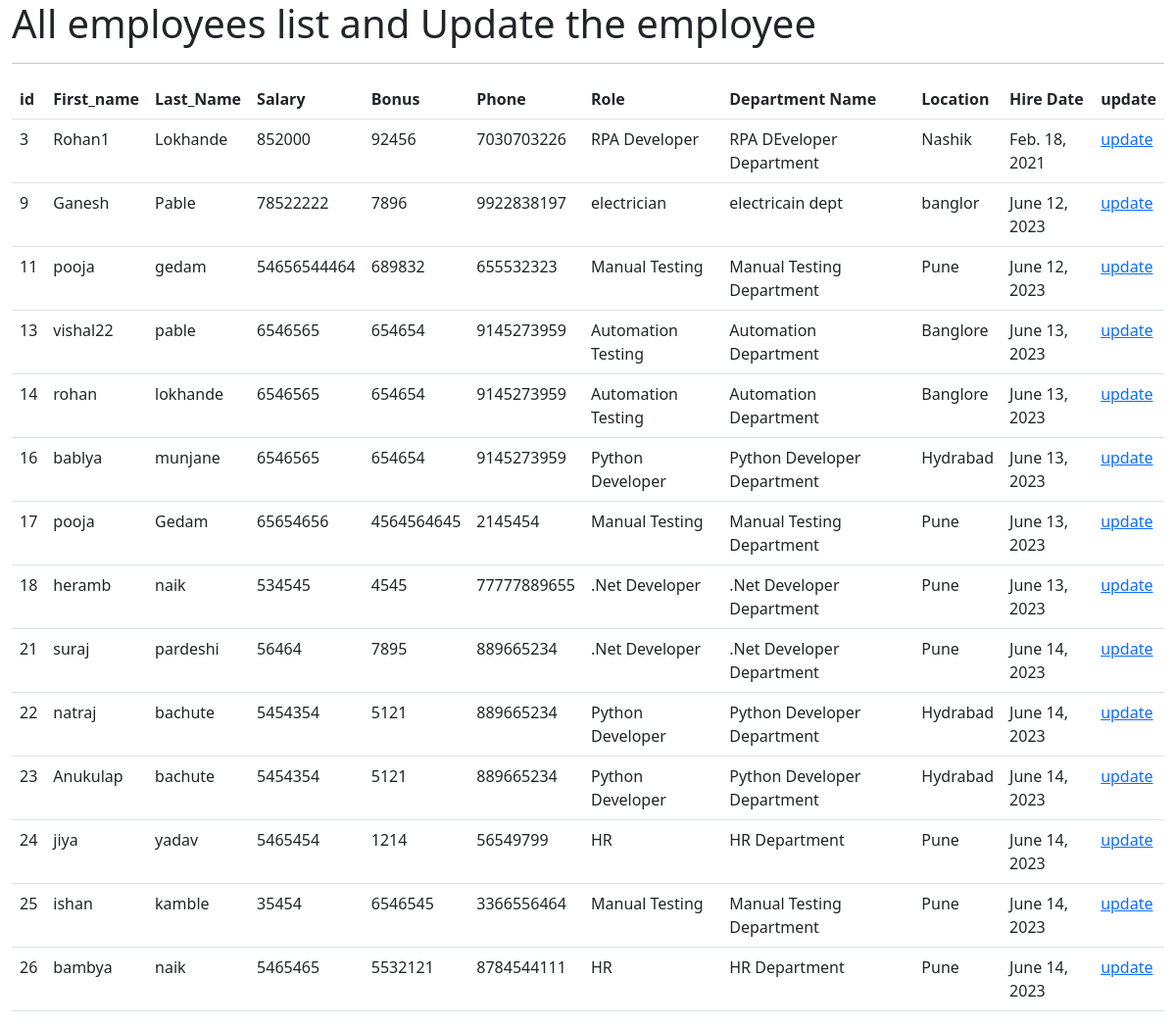
The app's page /all_emp with its own data.
### employee/models.py (models this page shows, shortened)
class Emplyoee(models.Model):
    first_name = models.CharField(max_length=100, null=False)
    last_name = models.CharField(max_length=100)
    dept = models.ForeignKey(Department, on_delete=models.CASCADE,related_name="emp_dept")
    salary = models.IntegerField(default=0)
    bonus = models.IntegerField(default=0)
    role = models.ForeignKey(Role, on_delete=models.CASCADE,related_name="emp_role")
    phone = models.IntegerField(default=0)
    hire_date = models.DateField(default=None, null=True, blank=True)

class Role(models.Model):
    name = models.CharField(max_length=50)

class Department(models.Model):
    name = models.CharField(max_length=100, null=False)
    location = models.CharField(max_length=100)

### employee/views.py (the view)
# urls.py: path('all_emp',views.all_emp , name = 'all_emp'),
def all_emp(request):
    queryset = Emplyoee.objects.all()
    context = {"emps":queryset}
    return render(request, "all_emp.html", context)

### employee/templates/all_emp.html (shortened to what this page needs)
<!doctype html>
<html lang="en">
  <head>
    <link href="https://cdn.jsdelivr.net/npm/bootstrap@5.3.0/dist/css/bootstrap.min.css" rel="stylesheet">
  </head>
  <body>
    <div class="container-fluid">
        <h1>All employees list and Update the employee</h1>
        <hr>
        <table class="table">
            <thead>
              <tr>
                <th scope="col">id</th>
                <th scope="col">First_name</th>
                <th scope="col">Last_Name</th>
                <th scope="col">Salary</th>
                <th scope="col">Bonus</th>
                <th scope="col">Phone</th>
                <th scope="col">Role</th>
                <th scope="col">Department Name</th>
                <th scope="col">Location</th>
                <th scope="col">Hire Date</th>
                <th scope="col">update</th>
              </tr>
            </thead>
            {%for emp in emps%}
            <tbody>
              <tr>
                <td>{{emp.id}}</td>
                <td>{{emp.first_name}}</td>
                <td>{{emp.last_name}}</td>
                <td>{{emp.salary}}</td>
                <td>{{emp.bonus}}</td>
                <td>{{emp.phone}}</td>
                <td>{{emp.role.name}}</td>
                <td>{{emp.dept.name}}</td>
                <td>{{emp.dept.location}}</td>
                <td>{{emp.hire_date}}</td>
                <td>
                    <p>{{ object.name }} <a href="{% url 'update_emp' emp.id %}">update</a></p>
                </td>
              </tr>
            </tbody>
            {% endfor %}
          </table>
    </div>
  </body>
</html>

### records on screen
Emplyoee: id "3", first_name "Rohan1", last_name "Lokhande", salary "852000", bonus "92456", phone "7030703226", role.name "RPA Developer", dept.name "RPA DEveloper Department", dept.location "Nashik", hire_date "Feb. 18, 2021"
Emplyoee: id "9", first_name "Ganesh", last_name "Pable", salary "78522222", bonus "7896", phone "9922838197", role.name "electrician", dept.name "electricain dept", dept.location "banglor", hire_date "June 12, 2023"
Emplyoee: id "11", first_name "pooja", last_name "gedam", salary "54656544464", bonus "689832", phone "655532323", role.name "Manual Testing", dept.name "Manual Testing Department", dept.location "Pune", hire_date "June 12, 2023"
Emplyoee: id "13", first_name "vishal22", last_name "pable", salary "6546565", bonus "654654", phone "9145273959", role.name "Automation Testing", dept.name "Automation Department", dept.location "Banglore", hire_date "June 13, 2023"
Emplyoee: id "14", first_name "rohan", last_name "lokhande", salary "6546565", bonus "654654", phone "9145273959", role.name "Automation Testing", dept.name "Automation Department", dept.location "Banglore", hire_date "June 13, 2023"
Emplyoee: id "16", first_name "bablya", last_name "munjane", salary "6546565", bonus "654654", phone "9145273959", role.name "Python Developer", dept.name "Python Developer Department", dept.location "Hydrabad", hire_date "June 13, 2023"
Emplyoee: id "17", first_name "pooja", last_name "Gedam", salary "65654656", bonus "4564564645", phone "2145454", role.name "Manual Testing", dept.name "Manual Testing Department", dept.location "Pune", hire_date "June 13, 2023"
Emplyoee: id "18", first_name "heramb", last_name "naik", salary "534545", bonus "4545", phone "77777889655", role.name ".Net Developer", dept.name ".Net Developer Department", dept.location "Pune", hire_date "June 13, 2023"
Emplyoee: id "21", first_name "suraj", last_name "pardeshi", salary "56464", bonus "7895", phone "889665234", role.name ".Net Developer", dept.name ".Net Developer Department", dept.location "Pune", hire_date "June 14, 2023"
Emplyoee: id "22", first_name "natraj", last_name "bachute", salary "5454354", bonus "5121", phone "889665234", role.name "Python Developer", dept.name "Python Developer Department", dept.location "Hydrabad", hire_date "June 14, 2023"
Emplyoee: id "23", first_name "Anukulap", last_name "bachute", salary "5454354", bonus "5121", phone "889665234", role.name "Python Developer", dept.name "Python Developer Department", dept.location "Hydrabad", hire_date "June 14, 2023"
Emplyoee: id "24", first_name "jiya", last_name "yadav", salary "5465454", bonus "1214", phone "56549799", role.name "HR", dept.name "HR Department", dept.location "Pune", hire_date "June 14, 2023"
Emplyoee: id "25", first_name "ishan", last_name "kamble", salary "35454", bonus "6546545", phone "3366556464", role.name "Manual Testing", dept.name "Manual Testing Department", dept.location "Pune", hire_date "June 14, 2023"
Emplyoee: id "26", first_name "bambya", last_name "naik", salary "5465465", bonus "5532121", phone "8784544111", role.name "HR", dept.name "HR Department", dept.location "Pune", hire_date "June 14, 2023"
